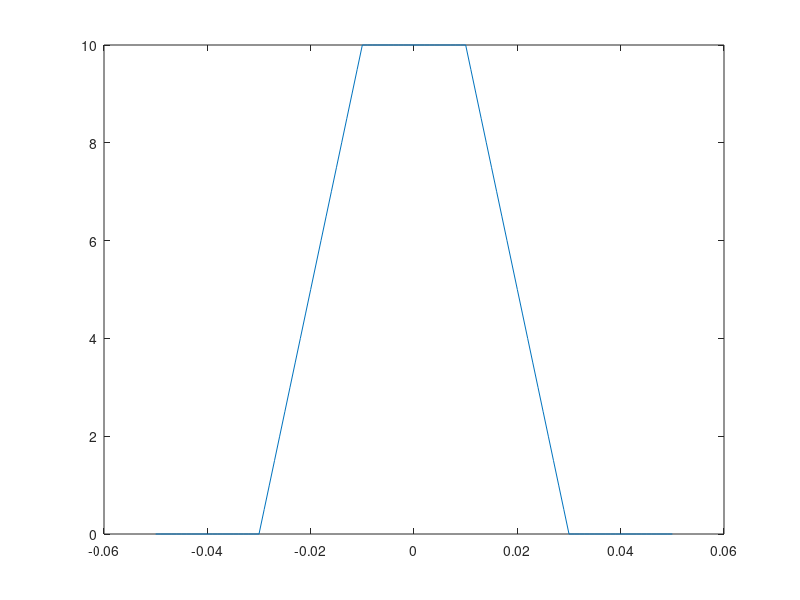
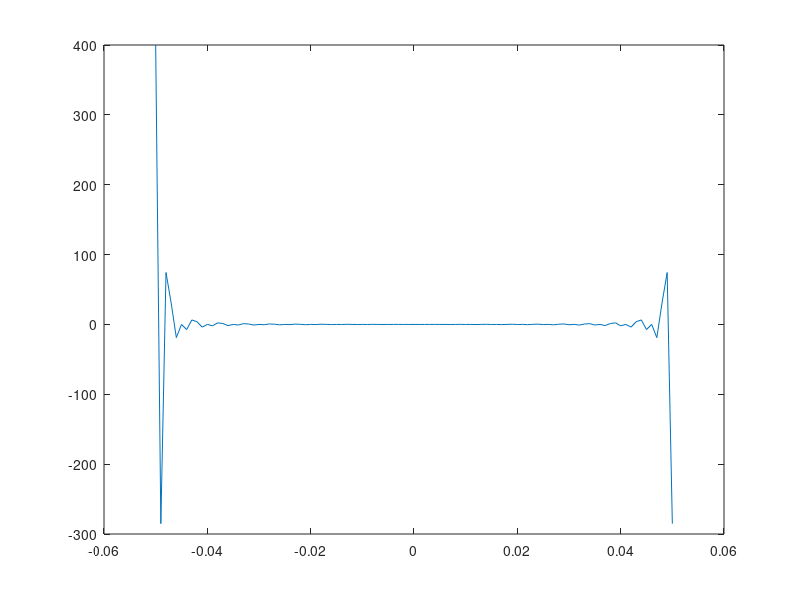

The MATLAB source for these figures, in order:
close all
clc
Fs = 1e3;
t = -50e-3:1/Fs:50e-3;
A = 10;
T1 = 20e-3;
T2 = 60e-3;
s = A * (T2*tripuls(t,T2) - T1*tripuls(t,T1))/(T2-T1);
g = figure();
plot(t, s);
FFT = fft(s);
s = figure();
plot(t(1:101), FFT(1:101))

saveas(g,'../fig/graph5','png');
saveas(s,'../fig/spec5','png');